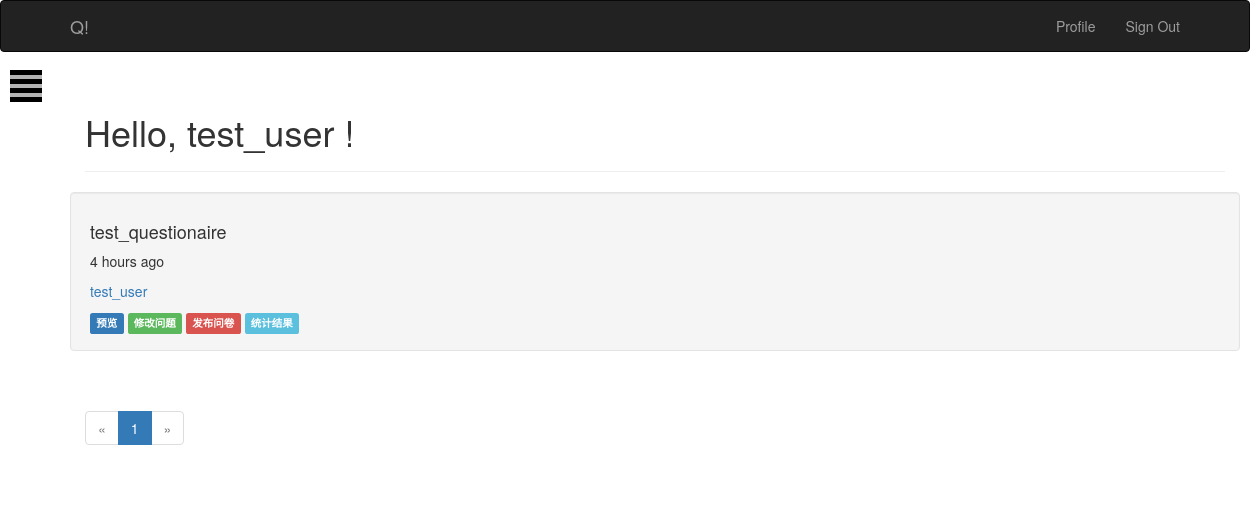
/ (signed in), run on the app's committed database.
### app/models.py (models this page shows, shortened)
class User(UserMixin, db.Model):
    __tablename__ = 'users'
    id = db.Column(db.Integer, primary_key=True)
    email = db.Column(db.String(64), unique=True, index=True)
    username = db.Column(db.String(64), unique=True)
    name = db.Column(db.String(64))
    location = db.Column(db.String(64))
    about_me = db.Column(db.Text())
    member_since = db.Column(db.DateTime(), default=datetime.utcnow)
    last_seen = db.Column(db.DateTime(), default=datetime.utcnow)
    confirmed = db.Column(db.Boolean, default=False)
    password_hash = db.Column(db.String(128))
    role_id = db.Column(db.Integer, db.ForeignKey('roles.id'))
    questionaires = db.relationship('Questionaire', backref="author", lazy="dynamic")
    posts = db.relationship('Post', backref="author", lazy="dynamic")
    @property
    def password(self):
        raise AttributeError('password is not a readable attribute')
    def ping(self):
        self.last_seen = datetime.utcnow()
        db.session.add(self)
    def is_anonymous(self):
        return False

class Questionaire(db.Model):
    __tablename__ = "questionaires"
    id = db.Column(db.Integer, primary_key=True)
    title = db.Column(db.String(20))
    description = db.Column(db.Text())
    timestamp = db.Column(db.DateTime, index=True, default=datetime.utcnow)
    author_id = db.Column(db.Integer, db.ForeignKey('users.id'))
    questions = db.relationship('Question', backref="questionaire", lazy="dynamic")
    releases = db.relationship('QuestionaireRelease', backref="questionaire", lazy="dynamic")

### app/main/views.py (the view)
@main.route('/', methods=['GET', 'POST'])
def index():
    page = request.args.get('page', 1, type=int)
    if current_user.is_anonymous() == False:
        pagination = Questionaire.query.order_by(Questionaire.timestamp.desc()).filter_by(author=current_user._get_current_object()).paginate(
            page, per_page=current_app.config['FLASK_POSTS_PER_PAGE'],
            error_out=False
        )
        questionaires = pagination.items
        return render_template('index.html', current_time=datetime.utcnow(), questionaires=questionaires, pagination=pagination)
    return render_template('anonymous.html')

### app/auth/views.py (called while the page is built)
@auth.before_app_request
def before_request():
    if current_user.is_authenticated:
        current_user.ping()
        if not current_user.confirmed \
            and request.endpoint[:5] != 'auth.':
            return redirect(url_for('auth.unconfirmed'))

### app/main/__init__.py (called while the page is built)
@main.app_context_processor
def inject_permission():
    return dict(Permission=Permission)

### app/models.py (called while the page is built)
@login_manager.user_loader
def load_user(user_id):
    return User.query.get(int(user_id))

### app/templates/index.html (shortened to what this page needs)
{% extends 'base.html' %}
{% import "bootstrap/wtf.html" as wtf %}
{% import "_macros.html" as macros %}
{% block page_content %}
    <div class="page-header">
        <h1>Hello,
            {% if current_user.is_authenticated %}
                {{ current_user.username }}
            {% else %}
                Stranger
            {% endif %}!
        </h1>
    </div>
{% include '_posts.html' %}
<div class="pagination">
    {{ macros.pagination_widget(pagination, '.index') }}
</div>
{% endblock page_content %}
{% block content %}
{{super()}}
<div id="wrapper">
      <div id="page-content-wrapper">
        <button type="button" class="hamburger is-closed animated fadeInLeft" data-toggle="offcanvas">
          <span class="hamb-top"></span>
          <span class="hamb-middle"></span>
          <span class="hamb-bottom"></span>
        </button>
      </div>
</div>
{% endblock content %}

### app/templates/_posts.html
<div class="row">
    {% for questionaire in questionaires %}
    <div class="card well">
        <div class="card-body">
            <h4 class="card-title">{{ questionaire.title }}</h4>
            <p class="card-text">{{ moment(questionaire.timestamp).fromNow() }}</p>
            <p class="card-text"><a href="{{ url_for('.user', username=questionaire.author.username) }}">{{ questionaire.author.username }}</a></p>
        </div>
        <div class="questionaire-body">
            <div class="questionaire-footer">
                <a href="{{url_for('main.questionaire', id=questionaire.id)}}">
                    <span class="label label-primary">预览</span>
                </a>
                {% if current_user == questionaire.author %}
                    <a href="{{ url_for('main.create_question', id=questionaire.id) }}">
                        <span class="label label-success">修改问题</span>
                    </a>
                    <a href="{{ url_for('main.release_questionaire', id=questionaire.id) }}">
                        <span class="label label-danger">发布问卷</span>
                    </a>
                    <a href="{{ url_for('main.analyse_questionaire', id=questionaire.id) }}">
                        <span class="label label-info">统计结果</span>
                    </a>
                {% endif %}
            </div>
        </div>
    </div>
    {% endfor %}
</div>

### app/static/style.css (style rules this page uses)
body { position: relative; overflow-x: hidden; }
body, html { height: 100%; background-color: white; }
#wrapper { -moz-transition: all 0.5s ease; -o-transition: all 0.5s ease; -webkit-transition: all 0.5s ease; padding-left: 0; transition: all 0.5s ease; }
#page-content-wrapper { padding-top: 70px; width: 100%; }
.hamburger { background: black; border: none; display: block; height: 32px; margin-left: 10px; position: fixed; top: 70px; width: 32px; z-index: 999; }
.hamburger.is-closed:before { -webkit-transform: translate3d(0, 0, 0); -webkit-transition: all 0.35s ease-in-out; color: #ffffff; content: ''; display: block; font-size: 14px; line-height: 32px; opacity: 0; text-align: center; width: 100px; }
.hamburger.is-closed .hamb-top { -webkit-transition: all 0.35s ease-in-out; background-color: rgba(255, 255, 255, 0.7); top: 5px; }
.hamburger.is-closed .hamb-middle { background-color: rgba(255, 255, 255, 0.7); margin-top: -2px; top: 50%; }
.hamburger.is-closed .hamb-bottom { -webkit-transition: all 0.35s ease-in-out; background-color: rgba(255, 255, 255, 0.7); bottom: 5px; }
.hamburger.is-closed .hamb-top, .hamburger.is-closed .hamb-middle, .hamburger.is-closed .hamb-bottom, .hamburger.is-open .hamb-top, .hamburger.is-open .hamb-middle, .hamburger.is-open .hamb-bottom { height: 4px; left: 0; position: absolute; width: 100%; }

### data on the page
User: username "test_user"
Questionaire: title "test_questionaire", timestamp "4 hours ago", author.username "test_user"

### other printed values
{{ p }} "1"
